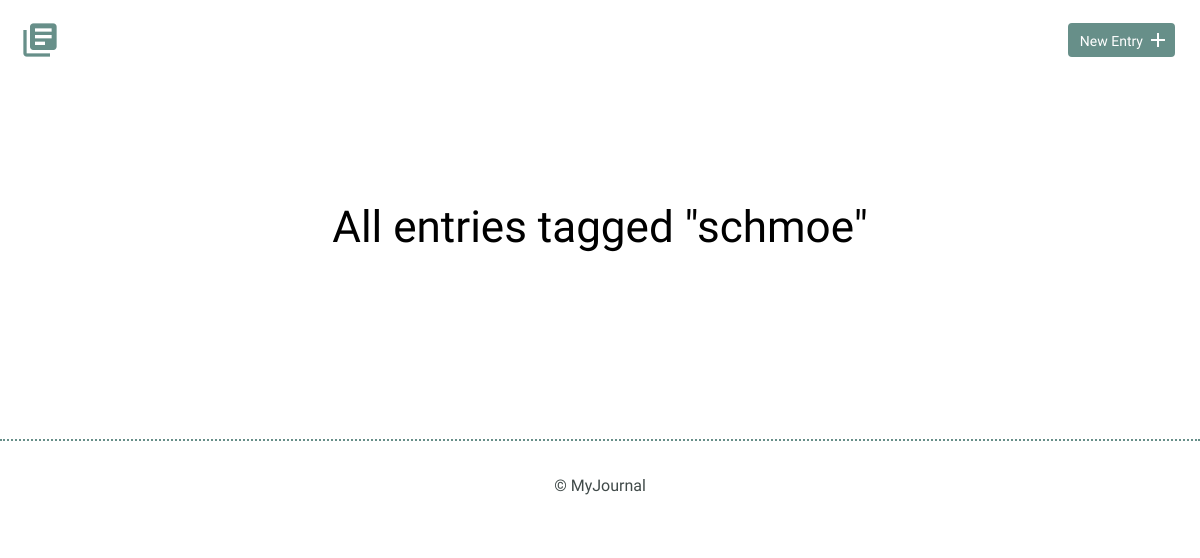
Page /tag.php?id=28 on the earlier database version.
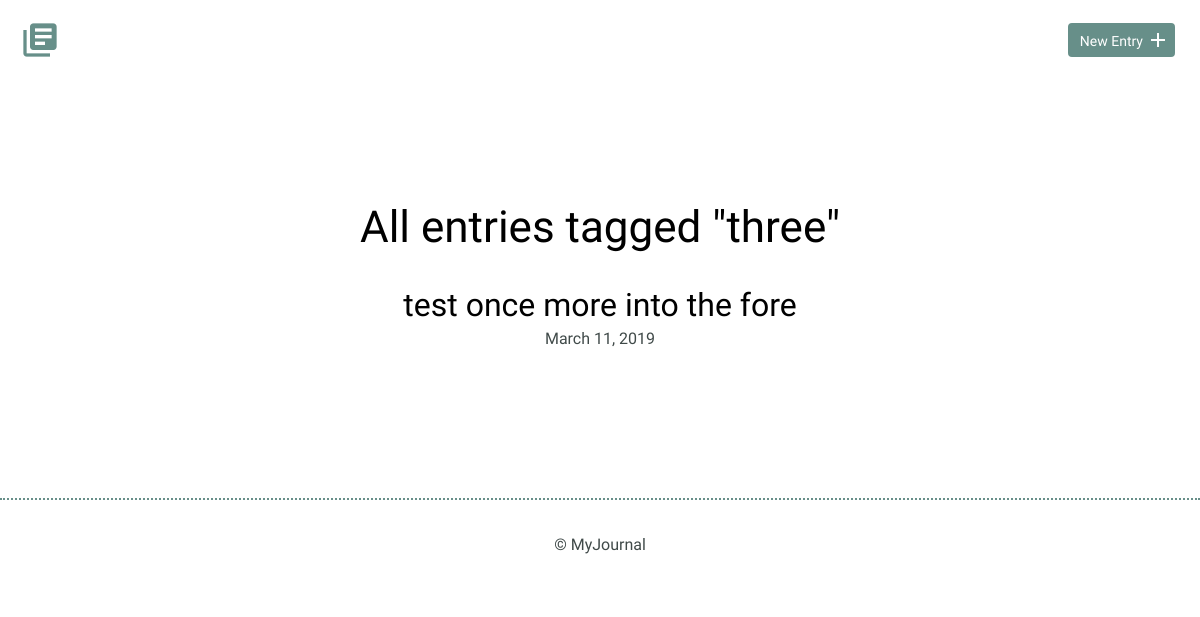
Same page on the later database version.
### tables this page shows
CREATE TABLE "tags" (
	"id"	INTEGER,
	"name"	TEXT UNIQUE,
	PRIMARY KEY("id")
);

### inc/functions.php (called while the page is built, shortened)
<?php
function get_tag($tag_id) {
  include 'connection.php';
  $sql = 'SELECT * FROM tags WHERE tags.id = ?';
  try {
    $results = $db->prepare($sql);
    $results->bindValue(1, $tag_id, PDO::PARAM_INT);
    $results->execute();
  } catch (Exception $e) {
    echo $e->getMessage();
    return false;
  }
  return $results->fetch();
}
function get_entries_for_tag($tag_id) {
  include 'connection.php';
  $sql = 'SELECT entries.title, entries.id, entries.date
          FROM entries
          JOIN entry_tags ON entries.id = entry_tags.entry_id
          WHERE entry_tags.tag_id = ?
          ORDER BY entries.date DESC';
  try {
    $results = $db->prepare($sql);
    $results->bindValue(1, $tag_id, PDO::PARAM_INT);
    $results->execute();
  } catch (Exception $e) {
    echo $e->getMessage();
    return false;
  }
  return $results;
}

### tag.php (the view, shortened to what this page needs)
<?php
require_once "inc/functions.php";
if (isset($_GET['id'])) {
  $tag_id = filter_input(INPUT_GET, 'id', FILTER_SANITIZE_NUMBER_INT);
  $tag_name = get_tag($tag_id)['name'];
}
include "inc/header.php";
?>
  <div class="entry-list">
    <h1 class="tag-header"> All entries tagged "<?php echo $tag_name; ?>" </h1>
    <?php
      foreach (get_entries_for_tag($tag_id) as $entry) {
        echo "<article>";
        echo "<h2><a href='detail.php?id=" .$entry['id']. "'>" .$entry['title']. "</a></h2></ br>";
        echo "<time datetime=".$entry['date'].">" .strftime("%B %d, %Y", strtotime($entry['date'])). "</time>";
        echo "</article>";
      }
    ?>
  </div>
<?php include "inc/footer.php"; ?>

Differences in the rows shown:
changed tags: name "schmoe" → "three"
Other differences:
new list line: "test once more into the fore March 11, 2019"
